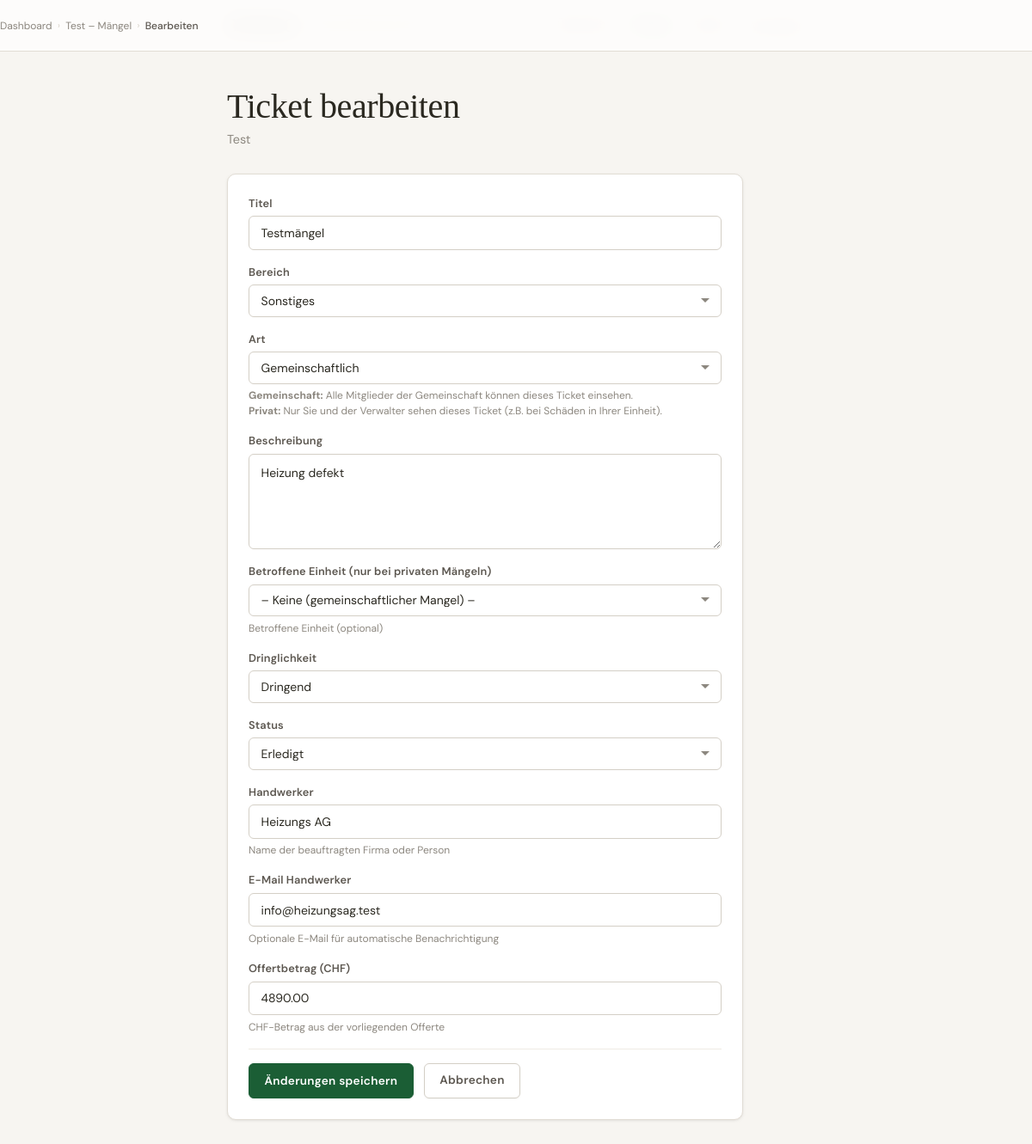
The app's page /maintenance/ticket/1/bearbeiten/ (signed in) with its own data.
### voting/models.py (models this page shows, shortened)
class Community(models.Model):
    name       = models.CharField(max_length=200)
    address    = models.TextField()
    created_at = models.DateTimeField(auto_now_add=True)
    created_by = models.ForeignKey(
        User, on_delete=models.SET_NULL, null=True, blank=True,
        related_name='created_communities',
    )
    quorum = models.DecimalField(
        max_digits=5, decimal_places=1, default=Decimal('0'),
        verbose_name="Quorum (‰)",
        help_text="Mindest-Beteiligung in Wertquoten ‰ für gültige Abstimmung (0 = kein Quorum)",
    )
    def can_manage(self, user):
        return (
            self.units.filter(owner=user).exists()
            or self.created_by == user
            or user.is_staff
            or self.memberships.filter(user=user).exists()
        )
    def is_admin(self, user):
        return (
            self.created_by == user
            or user.is_staff
            or self.memberships.filter(
                user=user, role=CommunityMembership.Role.MANAGER
            ).exists()
        )
    class Meta:
        verbose_name        = "Gemeinschaft"
        verbose_name_plural = "Gemeinschaften"

### maintenance/models.py (models this page shows, shortened)
class Ticket(models.Model):
    class Priority(models.TextChoices):
        NORMAL = 'normal', 'Normal'
        URGENT = 'urgent', 'Dringend'
    class Status(models.TextChoices):
        OPEN           = 'open',           'Offen'
        IN_PROGRESS    = 'in_progress',    'In Bearbeitung'
        OFFER_RECEIVED = 'offer_received', 'Angebot liegt vor'
        DONE           = 'done',           'Erledigt'
        ARCHIVED       = 'archived',       'Archiviert'
    class Scope(models.TextChoices):
        COMMON  = 'common',  'Gemeinschaftlich'
        PRIVATE = 'private', 'Privat (Einheit)'
    class Area(models.TextChoices):
        ROOF      = 'roof',      'Dach'
        FACADE    = 'facade',    'Fassade'
        HEATING   = 'heating',   'Heizung'
        ELEVATOR  = 'elevator',  'Lift'
        STAIRCASE = 'staircase', 'Treppenhaus'
        GARDEN    = 'garden',    'Aussenanlage / Garten'
        PARKING   = 'parking',   'Parkplatz / Garage'
        WATER     = 'water',     'Wasser / Sanitär'
        ELECTRIC  = 'electric',  'Elektro'
        OTHER     = 'other',     'Sonstiges'
    community = models.ForeignKey(
        Community, on_delete=models.CASCADE, related_name='tickets',
    )
    unit = models.ForeignKey(
        Unit, on_delete=models.SET_NULL, null=True, blank=True,
        related_name='tickets',
        help_text="Nur bei privaten Einheitsmängeln ausfüllen.",
    )
    reported_by = models.ForeignKey(
        User, on_delete=models.SET_NULL, null=True, blank=True,
        related_name='reported_tickets',
    )
    title       = models.CharField(max_length=300, verbose_name='Titel')
    description = models.TextField(verbose_name='Beschreibung')
    area        = models.CharField(
        max_length=20, choices=Area.choices, default=Area.OTHER,
        verbose_name='Bereich',
    )
    scope = models.CharField(
        max_length=10, choices=Scope.choices, default=Scope.COMMON,
        verbose_name='Art',
    )
    priority = models.CharField(
        max_length=10, choices=Priority.choices, default=Priority.NORMAL,
        verbose_name='Dringlichkeit',
    )
    status = models.CharField(
        max_length=20, choices=Status.choices, default=Status.OPEN,
        verbose_name='Status',
    )
    assigned_to    = models.CharField(max_length=200, blank=True, verbose_name='Handwerker')
    assignee_email = models.EmailField(blank=True, verbose_name='E-Mail Handwerker')
    offer_amount   = models.DecimalField(
        max_digits=10, decimal_places=2, null=True, blank=True,
        verbose_name='Offertbetrag (CHF)',
    )
    created_at  = models.DateTimeField(auto_now_add=True)
    updated_at  = models.DateTimeField(auto_now=True)
    resolved_at = models.DateTimeField(null=True, blank=True)
    proposal = models.ForeignKey(
        'voting.Proposal', on_delete=models.SET_NULL, null=True, blank=True,
        related_name='tickets',
        verbose_name='Verknüpfter Antrag',
    )
    class Meta:
        verbose_name        = 'Ticket'
        verbose_name_plural = 'Tickets'
        ordering            = ['-created_at']

### maintenance/views.py (the view)
@login_required
def ticket_edit(request, pk):
    ticket    = get_object_or_404(Ticket, pk=pk)
    community = ticket.community
    if not community.can_manage(request.user):
        messages.error(request, "Keine Berechtigung.")
        return redirect('voting:dashboard')
    is_admin = community.is_admin(request.user)
    if not is_admin and ticket.reported_by != request.user:
        messages.error(request, "Nur der Ersteller oder ein Verwalter darf das Ticket bearbeiten.")
        return redirect('maintenance:ticket_detail', pk=pk)
    FormClass = TicketAdminForm if is_admin else TicketForm
    if request.method == 'POST':
        form = FormClass(request.POST, instance=ticket, community=community)
        if form.is_valid():
            form.save()
            TicketUpdate.objects.create(
                ticket=ticket,
                author=request.user,
                comment='Ticket bearbeitet.',
            )
            messages.success(request, "Ticket aktualisiert.")
            return redirect('maintenance:ticket_detail', pk=pk)
    else:
        form = FormClass(instance=ticket, community=community)
    return render(request, 'maintenance/ticket_form.html', {
        'community': community,
        'ticket':    ticket,
        'form':      form,
        'is_edit':   True,
    })

### maintenance/forms.py
class TicketAdminForm(TicketForm):
    class Meta(TicketForm.Meta):
        fields = TicketForm.Meta.fields + [
            'status', 'assigned_to', 'assignee_email', 'offer_amount',
        ]
        widgets = {
            **TicketForm.Meta.widgets,
            'status':        forms.Select(attrs={'class': 'form-select'}),
            'assigned_to':   forms.TextInput(attrs={'class': 'form-input', 'placeholder': 'Name Handwerker / Firma'}),
            'assignee_email':forms.EmailInput(attrs={'class': 'form-input', 'placeholder': 'email@handwerker.ch'}),
            'offer_amount':  forms.NumberInput(attrs={'class': 'form-input', 'step': '0.05', 'min': '0', 'placeholder': '0.00'}),
        }

### voting/models.py (called while the page is built)
    def __str__(self):
        if self.owner:
            name = self.owner.get_full_name() or self.owner.username
        else:
            name = '(unbesetzt)'
        return f"{self.unit_number} – {name}"

### maintenance/templates/maintenance/ticket_form.html (shortened to what this page needs)
{% extends "voting/base.html" %}
{% block content %}
<nav class="breadcrumb">
    <a href="{% url 'voting:dashboard' %}">Dashboard</a>
    <span class="breadcrumb-sep">›</span>
    <a href="{% url 'maintenance:ticket_list' community.id %}">{{ community.name }} – Mängel</a>
    <span class="breadcrumb-sep">›</span>
    <span class="breadcrumb-current">{% if is_edit %}Bearbeiten{% else %}Neuer Mangel{% endif %}</span>
</nav>
<div class="page-header">
    <h1>{% if is_edit %}Ticket bearbeiten{% else %}Mangel melden{% endif %}</h1>
    <p>{{ community.name }}</p>
</div>
<div class="card" style="max-width: 600px;">
    <form method="post" enctype="multipart/form-data">
        <div class="form-group">
            <label for="{{ form.title.id_for_label }}">{{ form.title.label }}</label>
            {{ form.title }}
        </div>
        <div class="form-group">
            <label for="{{ form.area.id_for_label }}">{{ form.area.label }}</label>
            {{ form.area }}
        </div>
        {% if form.scope %}
        <div class="form-group">
            <label for="{{ form.scope.id_for_label }}">{{ form.scope.label }}</label>
            {{ form.scope }}
            <span class="form-hint">
                <strong>Gemeinschaft:</strong> Alle Mitglieder der Gemeinschaft können dieses Ticket einsehen.<br>
                <strong>Privat:</strong> Nur Sie und der Verwalter sehen dieses Ticket (z.B. bei Schäden in Ihrer Einheit).
            </span>
        </div>
        {% endif %}
        <div class="form-group">
            <label for="{{ form.description.id_for_label }}">{{ form.description.label }}</label>
            {{ form.description }}
        </div>
        {% if form.unit %}
        <div class="form-group">
            <label for="{{ form.unit.id_for_label }}">{{ form.unit.label }}</label>
            {{ form.unit }}
            <span class="form-hint">Betroffene Einheit (optional)</span>
        </div>
        {% endif %}
        {% if form.priority %}
        <div class="form-group">
            <label for="{{ form.priority.id_for_label }}">{{ form.priority.label }}</label>
            {{ form.priority }}
        </div>
        {% endif %}
        {% if form.status %}
        <div class="form-group">
            <label for="{{ form.status.id_for_label }}">{{ form.status.label }}</label>
            {{ form.status }}
        </div>
        {% endif %}
        {% if form.assigned_to %}
        <div class="form-group">
            <label for="{{ form.assigned_to.id_for_label }}">{{ form.assigned_to.label }}</label>
            {{ form.assigned_to }}
            <span class="form-hint">Name der beauftragten Firma oder Person</span>
        </div>
        {% endif %}
        {% if form.assignee_email %}
        <div class="form-group">
            <label for="{{ form.assignee_email.id_for_label }}">{{ form.assignee_email.label }}</label>
            {{ form.assignee_email }}
            <span class="form-hint">Optionale E-Mail für automatische Benachrichtigung</span>
        </div>
        {% endif %}
        {% if form.offer_amount %}
        <div class="form-group">
            <label for="{{ form.offer_amount.id_for_label }}">{{ form.offer_amount.label }}</label>
            {{ form.offer_amount }}
            <span class="form-hint">CHF-Betrag aus der vorliegenden Offerte</span>
        </div>
        {% endif %}
        <hr class="hr-subtle">
        <div class="flex gap-sm">
            <button type="submit" class="btn btn-primary">
                {% if is_edit %}Änderungen speichern{% else %}Mangel melden{% endif %}
            </button>
            <a href="{% url 'maintenance:ticket_list' community.id %}" class="btn btn-outline">Abbrechen</a>
        </div>
    </form>
</div>
{% endblock %}

### voting/static/voting/css/app.css (style rules this page uses)
*, *::before, *::after { box-sizing: border-box; margin: 0; padding: 0; }
:root { --ink: #1C1A17; --ink-light: #4A4640; --ink-faint: #8C877F; --bg: #F7F5F1; --bg-subtle: #EEEBE4; --white: #FDFCFB; --surface: #FFFFFF; --surface-alt: #F4F1EC; --border: #E2DDD5; --border-mid: #D4CFC6; --border-strong: #B8B2A8; --text: #2A2820; --text-secondary:#5C5750; --text-muted: #8C877F; --accent: #1B5E35; --accent-light: #E6F2EB; --accent-border: #A8D4B5; --gold: #B5924C; --gold-light: #D4AF72; --cream: #F8F5F0; --cream-mid: #EDE8DF; --red: #B5302A; --red-light: #FCECEA; --red-border: #F0B8B5; --amber: #92400e; --amber-light: #FFFBEB; --amber-border: #FDE68A; --blue: #1a56db; --blue-light: #E8F0FE; --serif: 'Cormorant Garamond', Georgia, serif; --sans: 'DM Sans', sans-serif; --r-sm: 2px; --r-md: 6px; --r-lg: 10px; --r-pill: 999px; --shadow-xs: 0 1px 2px rgba(0,0,0,.04); --shadow-sm: 0 1px 4px rgba(0,0,0,.06), 0 1px 2px rgba(0,0,0,.04); --shadow-md: 0 4px 12px rgba(0,0,0,.08), 0 2px 4px rgba(0,0,0,.04); --ease: cubic-bezier(.4,0,.2,1); --t-base: 0.18s; --max: 720px; --nav-h: 60px; }
html { scroll-behavior: smooth; }
body { font-family: var(--sans); background: var(--bg); color: var(--text); line-height: 1.5; -webkit-font-smoothing: antialiased; overflow-x: hidden; }
a { color: inherit; }
nav { position: fixed; inset: 0 0 auto 0; z-index: 100; height: var(--nav-h); background: rgba(253,252,251,.94); backdrop-filter: blur(12px); -webkit-backdrop-filter: blur(12px); border-bottom: 1px solid var(--border); }
h1 { font-family: var(--serif); font-size: clamp(1.9rem, 4vw, 2.5rem); font-weight: 300; line-height: 1.2; letter-spacing: -0.01em; color: var(--text); margin-bottom: 0.4rem; }
h1 + p, .page-header > div > p { font-size: 0.9rem; color: var(--text-muted); margin-bottom: 0.8rem; }
.page-header { margin-bottom: 1.75rem; }
.page-header h1 { margin-bottom: 0.25rem; }
.breadcrumb { display: flex; align-items: center; gap: 0.4rem; flex-wrap: wrap; font-size: 0.75rem; color: var(--text-muted); margin-bottom: 1rem; }
.breadcrumb a { color: var(--text-muted); text-decoration: none; transition: color var(--t-base); }
.breadcrumb-sep { color: var(--border-mid); font-size: 0.65rem; }
.breadcrumb-current { color: var(--text-secondary); font-weight: 500; }
.flex { display: flex; }
.gap-sm { gap: 0.75rem; }
.card { background: var(--surface); border: 1px solid var(--border); border-radius: var(--r-lg); padding: 1.5rem; margin-bottom: 0.875rem; box-shadow: var(--shadow-sm); transition: border-color var(--t-base) var(--ease), box-shadow var(--t-base) var(--ease); }
.btn { display: inline-flex; align-items: center; justify-content: center; gap: 0.4rem; padding: 0.6rem 1.1rem; border-radius: var(--r-md); font-family: var(--sans); font-size: 0.85rem; font-weight: 600; letter-spacing: 0.02em; text-decoration: none; border: 1px solid transparent; cursor: pointer; white-space: nowrap; transition: background var(--t-base), border-color var(--t-base), color var(--t-base), box-shadow var(--t-base); box-shadow: var(--shadow-xs); }
.btn-primary { background: var(--accent); color: #fff; border-color: var(--accent); }
.btn-outline { background: var(--surface); color: var(--text-secondary); border-color: var(--border-mid); }
.form-group { display: flex; flex-direction: column; margin-bottom: 1rem; }
.form-group label { font-size: 0.8rem; font-weight: 600; color: var(--text-secondary); margin-bottom: 0.35rem; letter-spacing: 0.01em; }
.form-input, .form-select, .form-textarea { background: var(--surface); border: 1px solid var(--border-mid); border-radius: var(--r-md); padding: 0.6rem 0.85rem; font-family: var(--sans); font-size: 0.875rem; color: var(--text); transition: border-color var(--t-base), box-shadow var(--t-base); width: 100%; outline: none; appearance: none; -webkit-appearance: none; }
.form-input::placeholder, .form-textarea::placeholder { color: var(--text-muted); }
.form-textarea { resize: vertical; min-height: 80px; line-height: 1.6; }
.form-select { background-repeat: no-repeat; background-position: right 0.75rem center; padding-right: 2.25rem; }
.form-hint { font-size: 0.75rem; color: var(--text-muted); margin-top: 0.3rem; line-height: 1.5; }
hr { border: none; border-top: 1px solid var(--border); margin: 1.75rem 0; }
hr.hr-subtle { border-color: var(--bg-subtle); margin: 1rem 0; }

### records on screen
Community: name "Test"
Ticket: title "Testmängel", area "Sonstiges", scope "Gemeinschaftlich", description "Heizung defekt", unit "– Keine (gemeinschaftlicher Mangel) –", priority "Dringend", status "Erledigt", assigned_to "Heizungs AG", assignee_email "info@heizungsag.test", offer_amount "4890.00"
